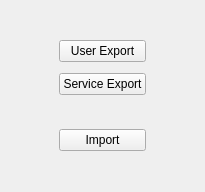
<?xml version="1.0" encoding="UTF-8"?>
<ui version="4.0">
 <class>MainMenu::CDataManagement</class>
 <widget class="QWidget" name="MainMenu::CDataManagement">
  <property name="geometry">
   <rect>
    <x>0</x>
    <y>0</y>
    <width>205</width>
    <height>192</height>
   </rect>
  </property>
  <property name="windowTitle">
   <string>Form</string>
  </property>
  <layout class="QGridLayout" name="gridLayout">
   <item row="0" column="1">
    <spacer name="verticalSpacer">
     <property name="orientation">
      <enum>Qt::Vertical</enum>
     </property>
     <property name="sizeHint" stdset="0">
      <size>
       <width>20</width>
       <height>43</height>
      </size>
     </property>
    </spacer>
   </item>
   <item row="1" column="1">
    <widget class="QPushButton" name="exportButton">
     <property name="focusPolicy">
      <enum>Qt::NoFocus</enum>
     </property>
     <property name="text">
      <string>User Export</string>
     </property>
    </widget>
   </item>
   <item row="2" column="1">
    <spacer name="verticalSpacer_4">
     <property name="orientation">
      <enum>Qt::Vertical</enum>
     </property>
     <property name="sizeHint" stdset="0">
      <size>
       <width>20</width>
       <height>18</height>
      </size>
     </property>
    </spacer>
   </item>
   <item row="3" column="0">
    <spacer name="horizontalSpacer">
     <property name="orientation">
      <enum>Qt::Horizontal</enum>
     </property>
     <property name="sizeHint" stdset="0">
      <size>
       <width>44</width>
       <height>20</height>
      </size>
     </property>
    </spacer>
   </item>
   <item row="3" column="1">
    <widget class="QPushButton" name="serviceExportButton">
     <property name="text">
      <string>Service Export</string>
     </property>
    </widget>
   </item>
   <item row="3" column="2">
    <spacer name="horizontalSpacer_2">
     <property name="orientation">
      <enum>Qt::Horizontal</enum>
     </property>
     <property name="sizeHint" stdset="0">
      <size>
       <width>44</width>
       <height>20</height>
      </size>
     </property>
    </spacer>
   </item>
   <item row="4" column="1">
    <spacer name="verticalSpacer_2">
     <property name="orientation">
      <enum>Qt::Vertical</enum>
     </property>
     <property name="sizeHint" stdset="0">
      <size>
       <width>20</width>
       <height>42</height>
      </size>
     </property>
    </spacer>
   </item>
   <item row="5" column="1">
    <widget class="QPushButton" name="importButton">
     <property name="focusPolicy">
      <enum>Qt::NoFocus</enum>
     </property>
     <property name="text">
      <string>Import</string>
     </property>
    </widget>
   </item>
   <item row="6" column="1">
    <spacer name="verticalSpacer_3">
     <property name="orientation">
      <enum>Qt::Vertical</enum>
     </property>
     <property name="sizeHint" stdset="0">
      <size>
       <width>20</width>
       <height>43</height>
      </size>
     </property>
    </spacer>
   </item>
  </layout>
 </widget>
 <resources/>
 <connections/>
</ui>
